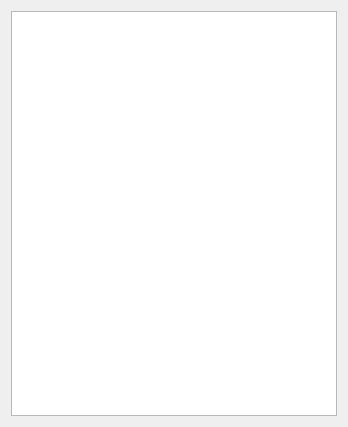
<?xml version="1.0" encoding="UTF-8"?>
<ui version="4.0">
 <class>Playlist</class>
 <widget class="QWidget" name="Playlist">
  <property name="geometry">
   <rect>
    <x>0</x>
    <y>0</y>
    <width>348</width>
    <height>427</height>
   </rect>
  </property>
  <property name="acceptDrops">
   <bool>true</bool>
  </property>
  <property name="windowTitle">
   <string>Playlist</string>
  </property>
  <layout class="QVBoxLayout" name="verticalLayout">
   <item>
    <widget class="QTableView" name="tableView">
     <property name="acceptDrops">
      <bool>true</bool>
     </property>
     <property name="dragEnabled">
      <bool>true</bool>
     </property>
     <property name="dragDropMode">
      <enum>QAbstractItemView::DragDrop</enum>
     </property>
    </widget>
   </item>
  </layout>
 </widget>
 <resources/>
 <connections/>
</ui>
